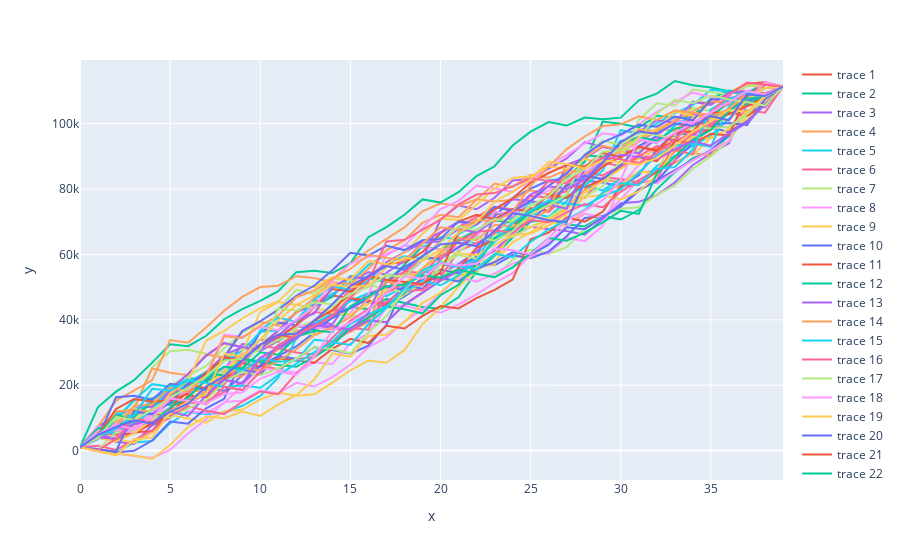

The notebook cell this image was saved under:
### Code cell
# Display the plot
fig.show()
